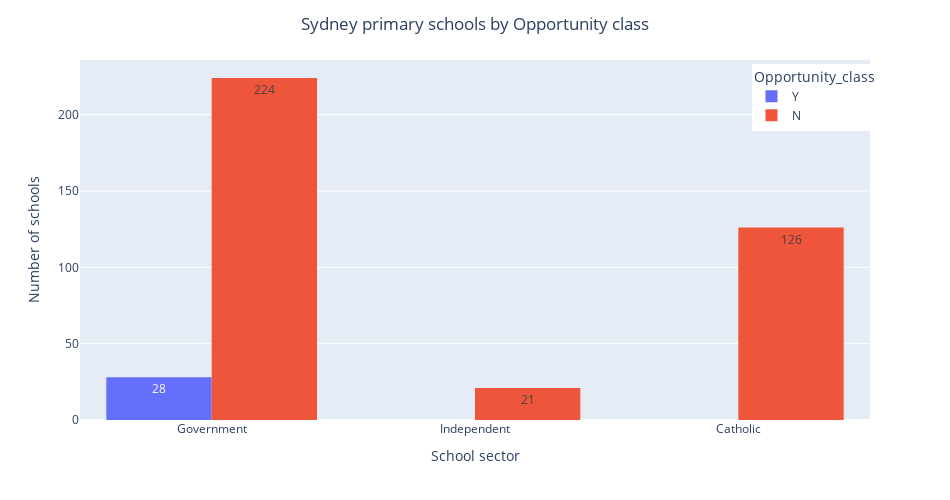

This figure's notebook cell:
### Code cell
fig = px.histogram(df_total[df_total['Level']=='Primary'],
                   x='School Sector',
                   y='school_map',
                   color='Opportunity_class',
                   histfunc='count',
                   barmode='group',
                   text_auto=True,
                   category_orders={'School Sector': ['Government','Independent','Catholic']},height=500,width=950)

fig.update_layout(title_text='Sydney primary schools by Opportunity class', title_x=0.5,
                  xaxis_title_text='School sector',
                  yaxis_title_text='Number of schools',
                  legend=dict(yanchor="top",y=0.99,xanchor="left",x=0.85))
fig.show()

### Figure 1 — Plotly figure (JSON) as saved in the notebook; plotly's stock layout.template omitted (floating-point values rounded to 4 significant figures; data arrays with more than 128 entries replaced by an {"elided": "..."} marker saying what was removed)
{"data": [{"alignmentgroup": "True", "bingroup": "x", "histfunc": "count", "hovertemplate": "Opportunity_class=Y<br>School Sector=%{x}<br>count=%{y}<extra></extra>", "legendgroup": "Y", "marker": {"color": "#636efa", "pattern": {"shape": ""}}, "name": "Y", "offsetgroup": "Y", "orientation": "v", "showlegend": true, "texttemplate": "%{value}", "type": "histogram", "x": ["Government", "Government", "Government", "Government", "Government", "Government", "Government", "Government", "Government", "Government", "Government", "Government", "Government", "Government", "Government", "Government", "Government", "Government", "Government", "Government", "Government", "Government", "Government", "Government", "Government", "Government", "Government", "Government"], "xaxis": "x", "y": ["Matthew Pearce Public School", "Beecroft Public School", "Woollahra Public School", "Artarmon Public School", "Hurstville Public School", "North Rocks Public School", "Ermington Public School", "Waitara Public School", "Chatswood Public School", "Summer Hill Public School", "Balmain Public School", "Neutral Bay Public School", "Ironbark Ridge Public School", "Ashfield Public School", "Dural Public School", "Holsworthy Public School", "Picnic Point Public School", "Sutherland Public School", "Ryde Public School", "Earlwood Public School", "Quakers Hill Public School", "Wilkins Public School", "Balgowlah Heights Public School", "Kingswood Public School", "Caringbah North Public School", "St Johns Park Public School", "Greystanes Public School", "Newbridge Heights Public School"], "yaxis": "y"}, {"alignmentgroup": "True", "bingroup": "x", "histfunc": "count", "hovertemplate": "Opportunity_class=N<br>School Sector=%{x}<br>count=%{y}<extra></extra>", "legendgroup": "N", "marker": {"color": "#EF553B", "pattern": {"shape": ""}}, "name": "N", "offsetgroup": "N", "orientation": "v", "showlegend": true, "texttemplate": "%{value}", "type": "histogram", "x": {"elided": "371 str values"}, "xaxis": "x", "y": {"elided": "371 str values"}, "yaxis": "y"}], "layout": {"barmode": "group", "height": 500, "legend": {"title": {"text": "Opportunity_class"}, "tracegroupgap": 0, "x": 0.85, "xanchor": "left", "y": 0.99, "yanchor": "top"}, "margin": {"t": 60}, "title": {"text": "Sydney primary schools by Opportunity class", "x": 0.5}, "width": 950, "xaxis": {"anchor": "y", "categoryarray": ["Government", "Independent", "Catholic"], "categoryorder": "array", "domain": [0, 1], "title": {"text": "School sector"}}, "yaxis": {"anchor": "x", "domain": [0, 1], "title": {"text": "Number of schools"}}}}
